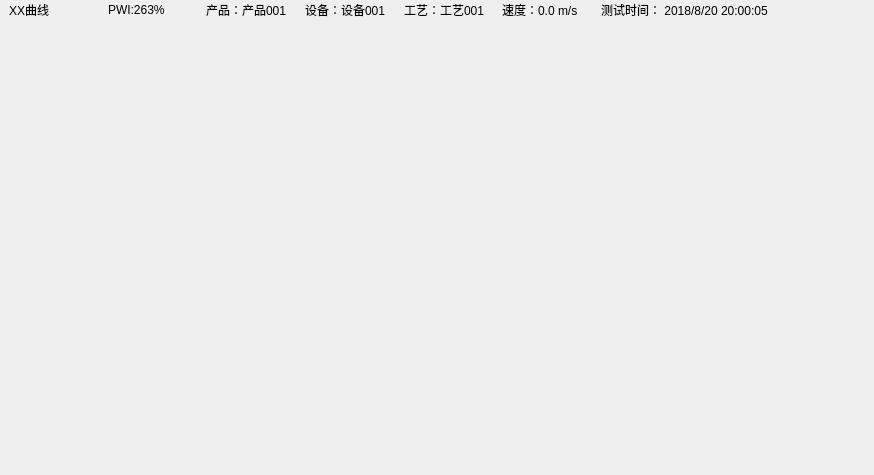
<?xml version="1.0" encoding="UTF-8"?>
<ui version="4.0">
 <class>FormDataChart</class>
 <widget class="QWidget" name="FormDataChart">
  <property name="geometry">
   <rect>
    <x>0</x>
    <y>0</y>
    <width>874</width>
    <height>475</height>
   </rect>
  </property>
  <property name="windowTitle">
   <string>Form</string>
  </property>
  <layout class="QHBoxLayout" name="horizontalLayout_3" stretch="8,1">
   <property name="spacing">
    <number>0</number>
   </property>
   <property name="leftMargin">
    <number>0</number>
   </property>
   <property name="topMargin">
    <number>0</number>
   </property>
   <property name="rightMargin">
    <number>0</number>
   </property>
   <property name="bottomMargin">
    <number>0</number>
   </property>
   <item>
    <widget class="QWidget" name="widget" native="true">
     <layout class="QVBoxLayout" name="verticalLayout">
      <property name="spacing">
       <number>0</number>
      </property>
      <property name="leftMargin">
       <number>0</number>
      </property>
      <property name="topMargin">
       <number>0</number>
      </property>
      <property name="rightMargin">
       <number>0</number>
      </property>
      <property name="bottomMargin">
       <number>0</number>
      </property>
      <item>
       <widget class="QWidget" name="widget_labels" native="true">
        <property name="sizePolicy">
         <sizepolicy hsizetype="Preferred" vsizetype="Preferred">
          <horstretch>0</horstretch>
          <verstretch>0</verstretch>
         </sizepolicy>
        </property>
        <property name="minimumSize">
         <size>
          <width>0</width>
          <height>20</height>
         </size>
        </property>
        <property name="maximumSize">
         <size>
          <width>16777215</width>
          <height>20</height>
         </size>
        </property>
        <layout class="QHBoxLayout" name="horizontalLayout">
         <property name="spacing">
          <number>0</number>
         </property>
         <property name="leftMargin">
          <number>9</number>
         </property>
         <property name="topMargin">
          <number>0</number>
         </property>
         <property name="rightMargin">
          <number>9</number>
         </property>
         <property name="bottomMargin">
          <number>0</number>
         </property>
         <item>
          <widget class="QLabel" name="label_fileName">
           <property name="text">
            <string>XX曲线</string>
           </property>
          </widget>
         </item>
         <item>
          <widget class="QLabel" name="label_pwi">
           <property name="text">
            <string>PWI:263%</string>
           </property>
          </widget>
         </item>
         <item>
          <widget class="QLabel" name="label_Product">
           <property name="text">
            <string>产品：产品001</string>
           </property>
          </widget>
         </item>
         <item>
          <widget class="QLabel" name="label_Device">
           <property name="text">
            <string>设备：设备001</string>
           </property>
          </widget>
         </item>
         <item>
          <widget class="QLabel" name="label_Progress">
           <property name="text">
            <string>工艺：工艺001</string>
           </property>
          </widget>
         </item>
         <item>
          <widget class="QLabel" name="label_velocity">
           <property name="text">
            <string>速度：0.0 m/s</string>
           </property>
          </widget>
         </item>
         <item>
          <widget class="QLabel" name="label_dateTime">
           <property name="text">
            <string>测试时间： 2018/8/20 20:00:05</string>
           </property>
          </widget>
         </item>
        </layout>
       </widget>
      </item>
      <item>
       <widget class="QCPChartWidget" name="widget_chart" native="true">
        <property name="sizePolicy">
         <sizepolicy hsizetype="Expanding" vsizetype="Preferred">
          <horstretch>0</horstretch>
          <verstretch>0</verstretch>
         </sizepolicy>
        </property>
       </widget>
      </item>
     </layout>
    </widget>
   </item>
   <item>
    <widget class="QWidget" name="widget_2" native="true">
     <layout class="QHBoxLayout" name="horizontalLayout_2" stretch="0,0">
      <property name="spacing">
       <number>6</number>
      </property>
      <property name="leftMargin">
       <number>9</number>
      </property>
      <property name="topMargin">
       <number>9</number>
      </property>
      <property name="rightMargin">
       <number>9</number>
      </property>
      <property name="bottomMargin">
       <number>9</number>
      </property>
      <item>
       <widget class="FormRSMToolButtonGroup" name="widget_tools" native="true">
        <property name="sizePolicy">
         <sizepolicy hsizetype="Minimum" vsizetype="Preferred">
          <horstretch>0</horstretch>
          <verstretch>0</verstretch>
         </sizepolicy>
        </property>
       </widget>
      </item>
      <item>
       <widget class="FormColorLengend" name="widget_legend" native="true"/>
      </item>
     </layout>
    </widget>
   </item>
  </layout>
 </widget>
 <customwidgets>
  <customwidget>
   <class>QCPChartWidget</class>
   <extends>QWidget</extends>
   <header location="global">qcpchartwidget.h</header>
   <container>1</container>
  </customwidget>
  <customwidget>
   <class>FormRSMToolButtonGroup</class>
   <extends>QWidget</extends>
   <header location="global">formrsmtoolbuttongroup.h</header>
   <container>1</container>
  </customwidget>
  <customwidget>
   <class>FormColorLengend</class>
   <extends>QWidget</extends>
   <header location="global">formcolorlengend.h</header>
   <container>1</container>
  </customwidget>
 </customwidgets>
 <resources/>
 <connections/>
</ui>
